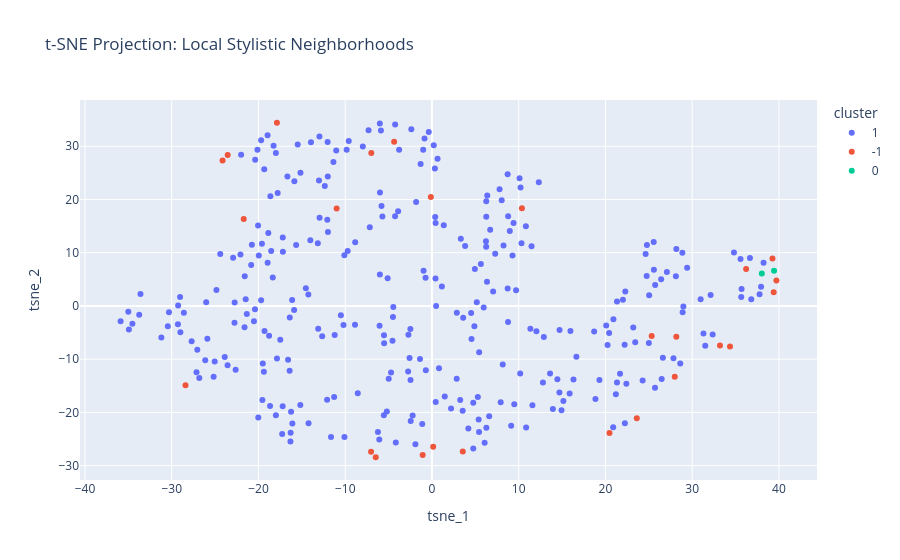

The notebook cell saved with this chart:
### Code cell
from sklearn.manifold import TSNE

# 1. Denoise with PCA first (reduces to ~5-10 dimensions)
pca_pre = PCA(n_components=min(5, X.shape[1]))
X_pca = pca_pre.fit_transform(X)

# 2. Run t-SNE
# Perplexity is the most important hyperparameter (try 5 to 30)
# It's roughly the number of neighbors each point "looks" at.
tsne = TSNE(n_components=2, perplexity=15, random_state=42, init='pca', learning_rate='auto')
X_tsne = tsne.fit_transform(X_pca)

# 3. Build the Plotly DF
tsne_df = pd.DataFrame(X_tsne, columns=['tsne_1', 'tsne_2'])
tsne_df['name'] = names.values
tsne_df['cluster'] = clusters.astype(str) # Keeping your HDBSCAN labels

fig = px.scatter(
    tsne_df, x='tsne_1', y='tsne_2',
    color='cluster', hover_name='name',
    title="t-SNE Projection: Local Stylistic Neighborhoods"
)
fig.show()

### Figure 1 — Plotly figure (JSON) as saved in the notebook; plotly's stock layout.template omitted (floating-point values rounded to 4 significant figures; data arrays with more than 128 entries replaced by an {"elided": "..."} marker saying what was removed)
{"data": [{"hovertemplate": "<b>%{hovertext}</b><br><br>cluster=1<br>tsne_1=%{x}<br>tsne_2=%{y}<extra></extra>", "hovertext": {"elided": "305 str values"}, "legendgroup": "1", "marker": {"color": "#636efa", "symbol": "circle"}, "mode": "markers", "name": "1", "orientation": "v", "showlegend": true, "type": "scatter", "x": {"elided": "305 float values"}, "xaxis": "x", "y": {"elided": "305 float values"}, "yaxis": "y"}, {"hovertemplate": "<b>%{hovertext}</b><br><br>cluster=-1<br>tsne_1=%{x}<br>tsne_2=%{y}<extra></extra>", "hovertext": ["Pedro Almodóvar", "Steven Spielberg", "Christopher Nolan", "Michael Bay", "Tony Scott", "Ethan Coen", "Stanley Kramer", "Akira Kurosawa", "Freddie Francis", "Buster Keaton", "Cecil B. DeMille", "F. W. Murnau", "Sam Wood", "Wong Kar-Wai", "Robert Rossen", "Bryan Forbes", "Joseph Losey", "Frank Tashlin", "Ken Hughes", "Kenji Mizoguchi", "Maurice Tourneur", "Hal Walker", "Fred Niblo", "Bernard B. Ray", "Yorgos Lanthimos", "Howard Higgin"], "legendgroup": "-1", "marker": {"color": "#EF553B", "symbol": "circle"}, "mode": "markers", "name": "-1", "orientation": "v", "showlegend": true, "type": "scatter", "x": [25.33, 3.555, 39.71, 33.2, 34.36, 36.22, -6.482, 0.1428, 28.17, -4.359, -28.41, -0.1265, 23.61, 39.39, -1.069, 27.99, 20.46, 10.37, -7.018, -6.991, -10.99, -17.87, -21.7, -24.14, 39.25, -23.55], "xaxis": "x", "y": [-5.644, -27.34, 4.788, -7.445, -7.627, 6.961, -28.43, -26.45, -5.786, 30.85, -14.92, 20.45, -21.09, 2.56, -28.01, -13.31, -23.88, 18.38, -27.39, 28.73, 18.32, 34.42, 16.34, 27.33, 8.902, 28.38], "yaxis": "y"}, {"hovertemplate": "<b>%{hovertext}</b><br><br>cluster=0<br>tsne_1=%{x}<br>tsne_2=%{y}<extra></extra>", "hovertext": ["Rian Johnson", "Denis Villeneuve"], "legendgroup": "0", "marker": {"color": "#00cc96", "symbol": "circle"}, "mode": "markers", "name": "0", "orientation": "v", "showlegend": true, "type": "scatter", "x": [38.03, 39.44], "xaxis": "x", "y": [6.087, 6.632], "yaxis": "y"}], "layout": {"legend": {"title": {"text": "cluster"}, "tracegroupgap": 0}, "title": {"text": "t-SNE Projection: Local Stylistic Neighborhoods"}, "xaxis": {"anchor": "y", "domain": [0, 1], "title": {"text": "tsne_1"}}, "yaxis": {"anchor": "x", "domain": [0, 1], "title": {"text": "tsne_2"}}}}
